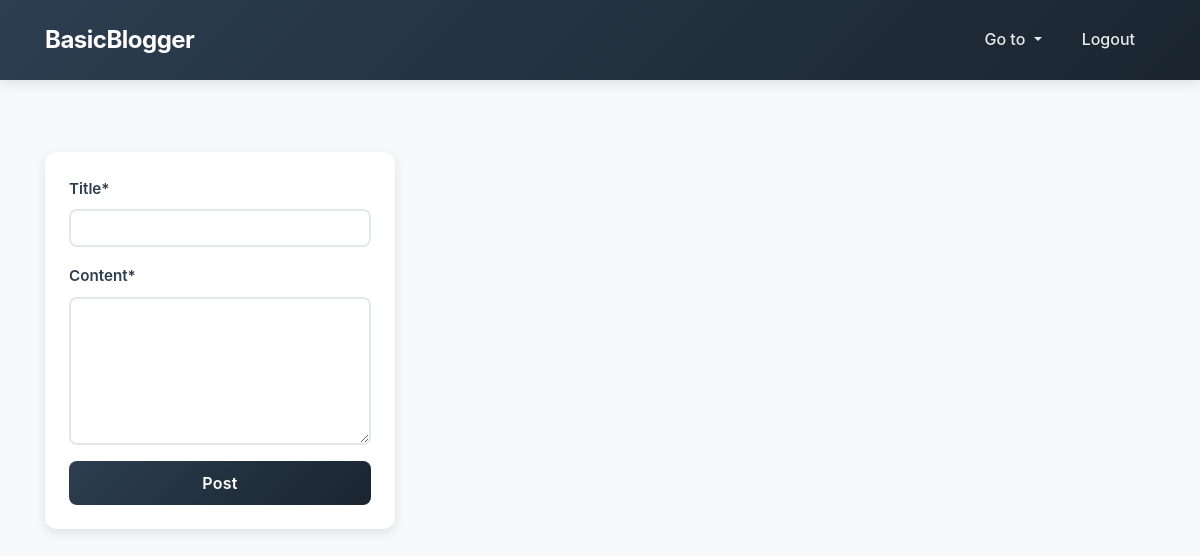
Page /blog/ (signed in) on the earlier database version.
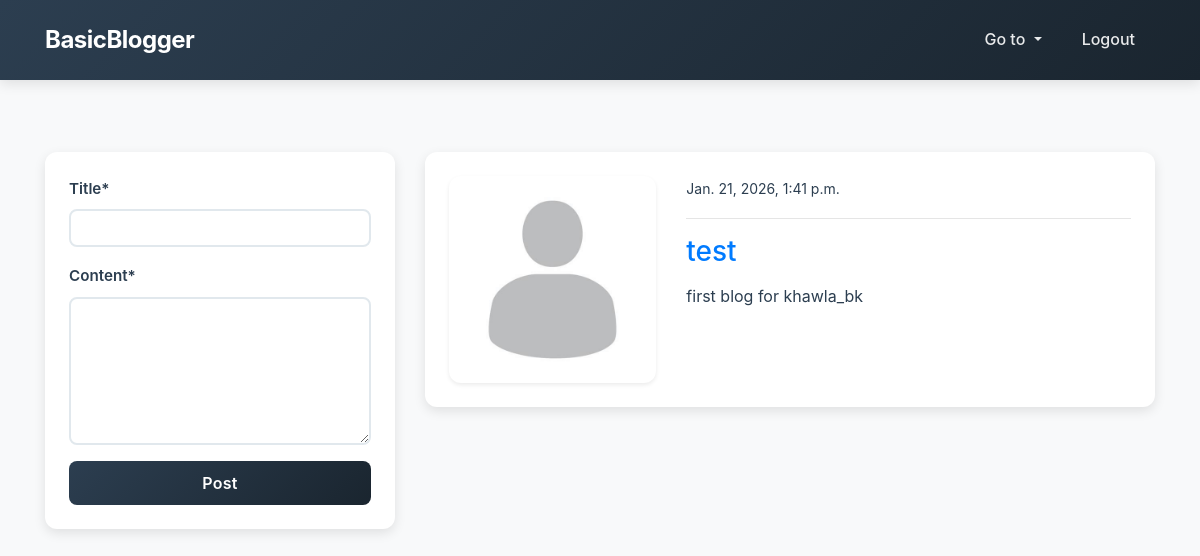
Same page on the later database version.
### blog/models.py (models this page shows, shortened)
class Post(models.Model):
    title = models.CharField(max_length=100)
    content = models.TextField()
    author = models.ForeignKey(User, on_delete = models.CASCADE)
    date_created = models.DateTimeField(auto_now_add = True)
    class Meta:
        ordering = ('-date_created',)

### users/models.py (models this page shows, shortened)
class ProfileModel(models.Model):
    user = models.OneToOneField(User, on_delete=models.CASCADE)
    image = models.ImageField(
        default='default.png',
        upload_to='profile',  # Sera servi depuis /media/profile/
        validators=[FileExtensionValidator(['png', 'jpg', 'jpeg'])]
    )

### blog/views.py (the view)
# urls.py: path('blog/', views.index, name='home-page'),
@login_required
def index(request):
    logger.debug("HIT blog.index view")
    posts = Post.objects.all()
    logger.debug(f"=== BLOG INDEX - Rendering {posts.count()} posts ===")
    for post in posts:
        author = post.author
        profile = getattr(author, 'profilemodel', None)
        logger.debug(
            f"Post {post.id} | author={author.username} | "
            f"profile_exists={profile is not None} | "
            f"image={profile.image.name if profile else 'NO PROFILE'}"
        )
    if request.method == 'POST':
        form = PostForm(request.POST)
        if form.is_valid():
            instance = form.save(commit=False)
            instance.author = request.user
            instance.save()
            return redirect('home-page')
    else:
        form = PostForm()
    context = {
        'posts': posts,
        'form': form
    }
    return render(request, 'blog/index.html', context)

### blog/forms.py
class PostForm(forms.ModelForm):
    content = forms.CharField(widget=forms.Textarea(attrs={'rows': 5}))
    class Meta:
        model = Post
        fields = ('title', 'content')

### templates/blog/index.html (shortened to what this page needs)
{% extends 'partials/base.html' %}
{% load crispy_forms_tags %}
{% block content %}
    <div class="container">
        <div class="row mt-5 pt-4">
            <div class="col-md-4">
                <div class="card my-4 shadow">
                    <div class="card-body">
                        <form method="POST">
                            {{ form|crispy }}
                            <input class="btn btn-dark btn-block" type="submit" value="Post">
                        </form>
                    </div>
                </div>
            </div>
            <div class="col-md-8">
                {% for post in posts %}
                <div class="card shadow my-4">
                    <div class="card-body">
                        <div class="row">
                            <div class="col-md-4">
                                 <img class="img-thumbnail" src="{{ post.author.profilemodel.image.url }}" alt="img">
                            </div>
                            <div class="col-md-8">
                                <small> {{ post.date_created }} </small>
                                <hr>
				<a class="h3" href=" {% url 'details-page' post.id %} "> {{ post.title }} </a>
                                <p class="text-justify my-3"> {{ post.content }} </p>
                            </div>
                        </div>
                    </div>
                </div>
                {% endfor %}
            </div>
        </div>
    </div>
{% endblock %}

### templates/partials/base.html (shortened to what this page needs)
{% load static %}
<!Doctype html>
<html lang="en">
  <head>
    <link rel="stylesheet" href="https://cdn.jsdelivr.net/npm/bootstrap@4.6.2/dist/css/bootstrap.min.css">
    <link rel="stylesheet" href="{% static 'style.css' %}">
  </head>
  <body>
    {% include 'partials/nav.html' %}
    {% block content %}
    {% endblock %}
  </body>
</html>

### templates/partials/nav.html (shortened to what this page needs)
<nav class="navbar navbar-expand-lg navbar-dark bg-dark fixed-top">
    <div class="container">
        {% if request.user.is_authenticated %}
        <a class="navbar-brand" href="{% url 'home-page' %}">BasicBlogger</a>
        <div class="collapse navbar-collapse" id="navbarSupportedContent">
            <ul class="navbar-nav ml-auto">
                <li class="nav-item dropdown">
                    <a class="nav-link dropdown-toggle" href="#" role="button" data-toggle="dropdown" aria-expanded="false">
                        Go to
                    </a>
                </li>
                <li class="nav-item">
                    <a class="nav-link" href="{% url 'logout_page' %}"> Logout </a>
                </li>
            </ul>
            {% endif %}
        </div>
    </div>
</nav>

### static/style.css (style rules this page uses)
:root { --primary-color: #2c3e50; --primary-dark: #1a252f; --accent-color: #3498db; --accent-hover: #2980b9; --success-color: #27ae60; --danger-color: #e74c3c; --text-primary: #2c3e50; --text-secondary: #7f8c8d; --bg-light: #f8f9fa; --bg-white: #ffffff; --border-color: #e1e8ed; --shadow-sm: 0 2px 4px rgba(0,0,0,0.08); --shadow-md: 0 4px 12px rgba(0,0,0,0.1); --shadow-lg: 0 8px 24px rgba(0,0,0,0.12); --radius-sm: 4px; --radius-md: 8px; --radius-lg: 12px; --transition: all 0.3s cubic-bezier(0.4, 0, 0.2, 1); }
* { margin: 0; padding: 0; box-sizing: border-box; }
body { font-family: -apple-system, BlinkMacSystemFont, 'Segoe UI', Roboto, 'Helvetica Neue', Arial, sans-serif; color: var(--text-primary); background-color: var(--bg-light); line-height: 1.6; font-size: 16px; }
.navbar { background: linear-gradient(135deg, var(--primary-color) 0%, var(--primary-dark) 100%) !important; box-shadow: var(--shadow-md); padding: 1rem 0; transition: var(--transition); }
.navbar-brand { font-size: 1.5rem; font-weight: 700; letter-spacing: -0.5px; color: #ffffff !important; transition: var(--transition); }
.nav-link { color: rgba(255, 255, 255, 0.9) !important; font-weight: 500; padding: 0.5rem 1rem !important; border-radius: var(--radius-sm); transition: var(--transition); margin: 0 0.25rem; }
.card { border: none !important; border-radius: var(--radius-lg) !important; box-shadow: var(--shadow-sm) !important; transition: var(--transition) !important; overflow: hidden; background: var(--bg-white); }
.card-body { padding: 1.5rem !important; }
.btn { border-radius: var(--radius-md) !important; padding: 0.625rem 1.5rem !important; font-weight: 600 !important; transition: var(--transition) !important; border: none !important; text-transform: none; letter-spacing: 0.3px; }
.btn-dark { background: linear-gradient(135deg, var(--primary-color) 0%, var(--primary-dark) 100%) !important; color: #ffffff !important; }
.btn-block { width: 100%; }
.form-control { border: 2px solid var(--border-color) !important; border-radius: var(--radius-md) !important; padding: 0.75rem 1rem !important; font-size: 1rem; transition: var(--transition) !important; background-color: var(--bg-white); }
textarea.form-control { resize: vertical; min-height: 120px; }
label { font-weight: 600; color: var(--text-primary); margin-bottom: 0.5rem; font-size: 0.95rem; }
.img-thumbnail { border: none !important; border-radius: var(--radius-lg) !important; box-shadow: var(--shadow-sm) !important; padding: 0.5rem !important; background-color: var(--bg-white); transition: var(--transition); }
.container { max-width: 1140px; }
.mt-5 { margin-top: 3rem !important; }
.pt-4 { padding-top: 5rem !important; }
.text-justify { text-align: justify; }
.shadow { box-shadow: var(--shadow-md) !important; }
.my-4 { margin-top: 1.5rem !important; margin-bottom: 1.5rem !important; }
.card { animation: fadeIn 0.5s ease-out; }

Differences in the rows shown:
added Post: author.profilemodel.image (placeholder picture), date_created "Jan. 21, 2026, 1:41 p.m.", title "test", content "first blog for khawla_bk"
